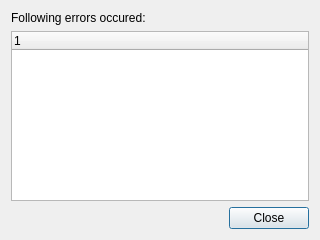
<?xml version="1.0" encoding="UTF-8"?>
<ui version="4.0">
 <class>ErrorsDialog</class>
 <widget class="QDialog" name="ErrorsDialog">
  <property name="geometry">
   <rect>
    <x>0</x>
    <y>0</y>
    <width>320</width>
    <height>240</height>
   </rect>
  </property>
  <property name="windowTitle">
   <string>Dialog</string>
  </property>
  <layout class="QVBoxLayout" name="verticalLayout">
   <item>
    <widget class="QLabel" name="label">
     <property name="text">
      <string>Following errors occured:</string>
     </property>
    </widget>
   </item>
   <item>
    <widget class="QTreeWidget" name="treeWidget">
     <column>
      <property name="text">
       <string notr="true">1</string>
      </property>
     </column>
    </widget>
   </item>
   <item>
    <widget class="QDialogButtonBox" name="buttonBox">
     <property name="orientation">
      <enum>Qt::Horizontal</enum>
     </property>
     <property name="standardButtons">
      <set>QDialogButtonBox::Close</set>
     </property>
    </widget>
   </item>
  </layout>
 </widget>
 <resources/>
 <connections>
  <connection>
   <sender>buttonBox</sender>
   <signal>accepted()</signal>
   <receiver>ErrorsDialog</receiver>
   <slot>accept()</slot>
   <hints>
    <hint type="sourcelabel">
     <x>248</x>
     <y>254</y>
    </hint>
    <hint type="destinationlabel">
     <x>157</x>
     <y>274</y>
    </hint>
   </hints>
  </connection>
  <connection>
   <sender>buttonBox</sender>
   <signal>rejected()</signal>
   <receiver>ErrorsDialog</receiver>
   <slot>reject()</slot>
   <hints>
    <hint type="sourcelabel">
     <x>316</x>
     <y>260</y>
    </hint>
    <hint type="destinationlabel">
     <x>286</x>
     <y>274</y>
    </hint>
   </hints>
  </connection>
 </connections>
</ui>
